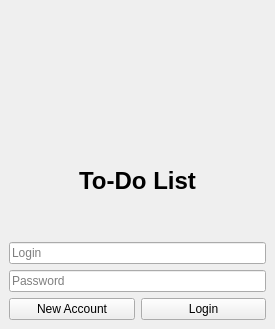
<?xml version="1.0" encoding="UTF-8"?>
<ui version="4.0">
 <class>MainWindow</class>
 <widget class="QMainWindow" name="MainWindow">
  <property name="geometry">
   <rect>
    <x>0</x>
    <y>0</y>
    <width>275</width>
    <height>329</height>
   </rect>
  </property>
  <property name="windowTitle">
   <string>To-Do-List</string>
  </property>
  <widget class="QWidget" name="centralwidget">
   <layout class="QGridLayout" name="gridLayout">
    <item row="1" column="0">
     <widget class="QLabel" name="label">
      <property name="text">
       <string>&lt;h1&gt;To-Do List&lt;/h1&gt;</string>
      </property>
      <property name="textFormat">
       <enum>Qt::TextFormat::MarkdownText</enum>
      </property>
      <property name="alignment">
       <set>Qt::AlignmentFlag::AlignCenter</set>
      </property>
      <property name="textInteractionFlags">
       <set>Qt::TextInteractionFlag::NoTextInteraction</set>
      </property>
     </widget>
    </item>
    <item row="2" column="0">
     <layout class="QVBoxLayout" name="verticalLayout_2">
      <item>
       <layout class="QHBoxLayout" name="horizontalLayout">
        <item>
         <layout class="QVBoxLayout" name="verticalLayout_3">
          <item>
           <widget class="QLineEdit" name="loginForm">
            <property name="placeholderText">
             <string>Login</string>
            </property>
            <property name="clearButtonEnabled">
             <bool>true</bool>
            </property>
           </widget>
          </item>
          <item>
           <widget class="QLineEdit" name="passwordForm">
            <property name="echoMode">
             <enum>QLineEdit::EchoMode::Password</enum>
            </property>
            <property name="placeholderText">
             <string>Password</string>
            </property>
            <property name="clearButtonEnabled">
             <bool>true</bool>
            </property>
           </widget>
          </item>
         </layout>
        </item>
       </layout>
      </item>
      <item>
       <layout class="QHBoxLayout" name="horizontalLayout_3">
        <item>
         <widget class="QPushButton" name="registerButton">
          <property name="text">
           <string>New Account</string>
          </property>
         </widget>
        </item>
        <item>
         <widget class="QPushButton" name="loginButton">
          <property name="text">
           <string>Login</string>
          </property>
         </widget>
        </item>
       </layout>
      </item>
     </layout>
    </item>
    <item row="0" column="0">
     <widget class="QLabel" name="imageLabel">
      <property name="text">
       <string/>
      </property>
      <property name="alignment">
       <set>Qt::AlignmentFlag::AlignCenter</set>
      </property>
      <property name="textInteractionFlags">
       <set>Qt::TextInteractionFlag::NoTextInteraction</set>
      </property>
     </widget>
    </item>
   </layout>
  </widget>
 </widget>
 <resources/>
 <connections/>
</ui>
